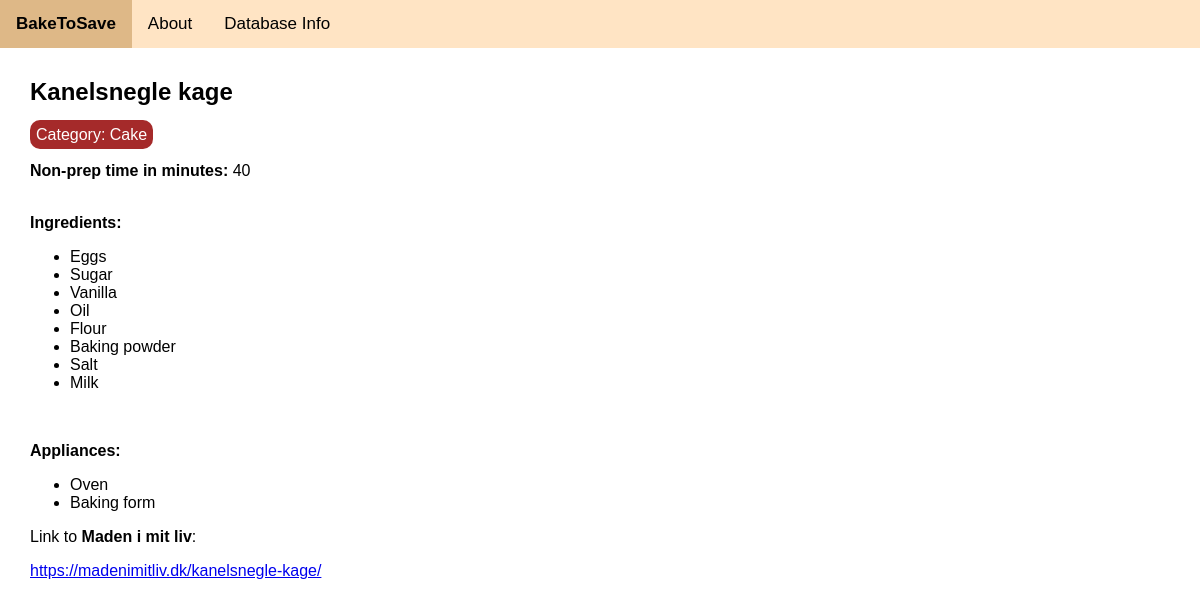
/2, run on the app's committed database.
### tables this page shows
CREATE TABLE recipes (
    r_id INTEGER PRIMARY KEY,
    name TEXT NOT NULL,
    category TEXT NOT NULL,
    time TIME NOT NULL,
    source TEXT NOT NULL,
    link TEXT NOT NULL,
    ingredients TEXT NOT NULL,
    appliances TEXT NOT NULL
);

### app.py (the view)
@app.route('/<int:recipe_id>')
def recipe(recipe_id):
    recipe = get_recipe(recipe_id)
    return render_template('recipe.html', recipe=recipe)

### app.py (called while the page is built)
def get_db_connection():
    conn = sqlite3.connect('recipes.db')
    conn.row_factory = sqlite3.Row
    return conn

def makelists(recipe):
    if 'ingredients' in recipe:
        recipe['ingredients'] = recipe['ingredients'].split('/')
    if 'appliances' in recipe:
        recipe['appliances'] = recipe['appliances'].split('/')
    return recipe

def get_recipe(recipe_id):
    conn = get_db_connection()
    recipe = conn.execute('SELECT * FROM recipes WHERE r_id = ?',
                        (recipe_id,)).fetchone()
    conn.close()
    if recipe is None:
        abort(404)
    recipe = dict(recipe)
    recipe = makelists(recipe)
    return(recipe)

### templates/recipe.html
{% extends 'base.html' %}
{% block content %}
    <h2>{% block title %} {{ recipe['name'] }} {% endblock %}</h2>
    <span class="badge badge-primary">Category: {{ recipe['category'] }}</span>
    <div>
        <br>
        <span><b>Non-prep time in minutes: </b></span>
        {{recipe['time']}}
    </div>
    <br>
    <p><b>Ingredients:</b></p>
    <ul>
        {% for ingredient in recipe['ingredients'] %}
            <li>{{ ingredient }}</li>
        {% endfor %}
    </ul>
    <br>
    <p><b>Appliances:</b></p>
    <ul>
        {% for appliance in recipe['appliances'] %}
            <li>{{ appliance }}</li>
        {% endfor %}
    </ul>
    <p>Link to <b>{{ recipe['source'] }}</b>:</p> <a href="{{ recipe['link'] }}">{{ recipe['link'] }}</a>
{% endblock %}

### static/css/style.css (style rules this page uses)
body { margin: 0; font-family: Arial, Helvetica, sans-serif; }
.badge { border-radius: 10px; padding: 6px; color:#fff; background-color:brown; }

### data on the page
recipes: name "Kanelsnegle kage", category "Cake", time "40", source "Maden i mit liv", link "https://madenimitliv.dk/kanelsnegle-kage/"

### other printed values
{{ ingredient }} "Eggs" "Sugar" "Vanilla" "Oil" "Flour" "Baking powder" "Salt" "Milk"
{{ appliance }} "Oven" "Baking form"
